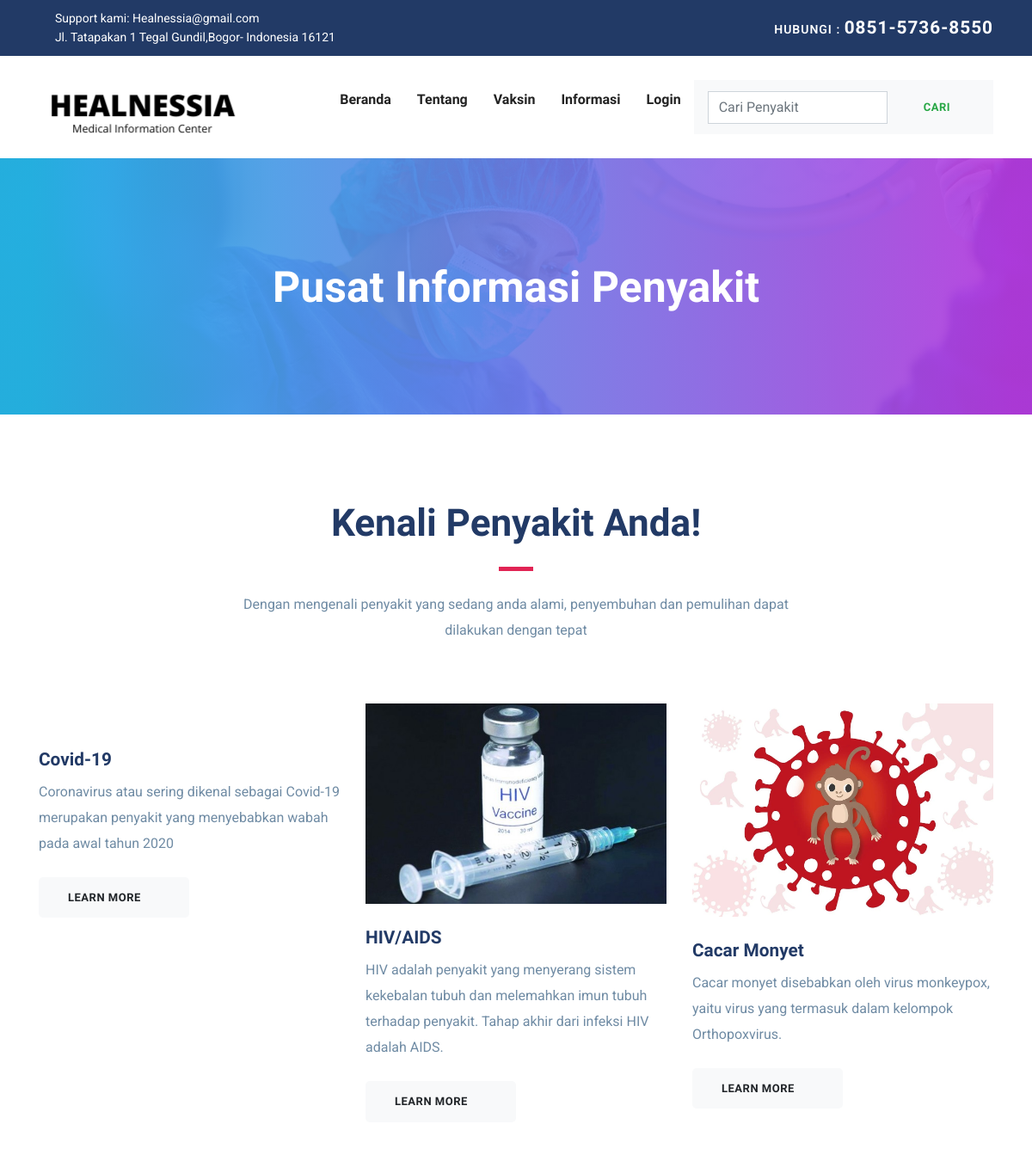
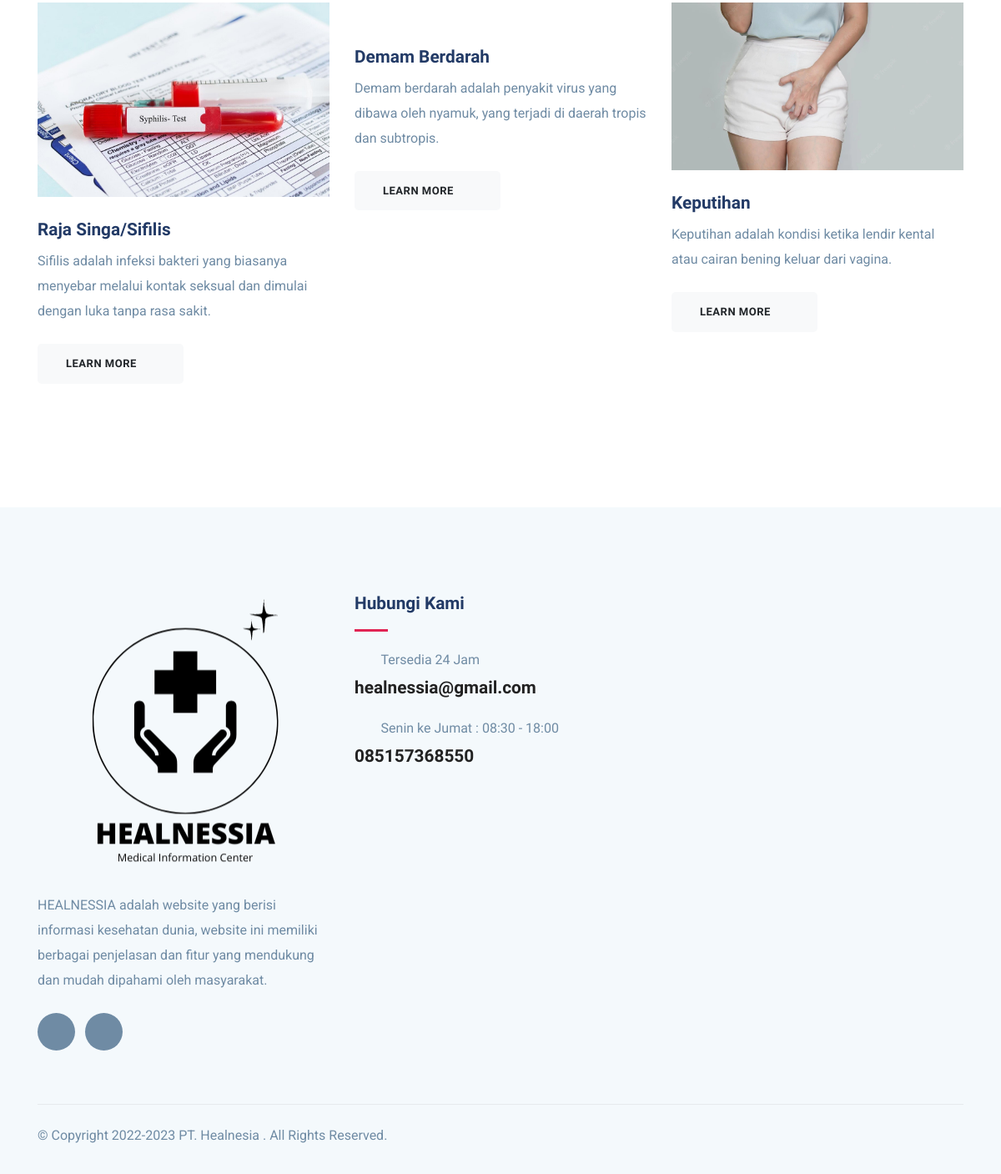
Page /cariPenyakit.php on the committed database (2 pictures, top to bottom).
### tables this page shows
CREATE TABLE `tbl_informasi` (
  `id_informasi` int(11) NOT NULL,
  `deskTreatment` varchar(800) NOT NULL,
  `namaPenyakit` varchar(100) NOT NULL,
  `deskPenyakit` varchar(2000) NOT NULL,
  `infoPenyakit` varchar(500) NOT NULL,
  `pathGambar` varchar(200) NOT NULL
);

### cariPenyakit.php (the view, shortened to what this page needs)
<?php include 'connect.php'; ?>
<!DOCTYPE html>
<html lang="zxx">
<head>
	<link rel="stylesheet" href="plugins/bootstrap/css/bootstrap.min.css">
	<link rel="stylesheet" href="plugins/icofont/icofont.min.css">
	<link rel="stylesheet" href="plugins/slick-carousel/slick/slick.css">
	<link rel="stylesheet" href="plugins/slick-carousel/slick/slick-theme.css">
	<link rel="stylesheet" href="css/style.css">
</head>
<body id="top">
	<header>
		<div class="header-top-bar">
			<div class="container">
				<div class="row align-items-center">
					<div class="col-lg-6">
						<ul class="top-bar-info list-inline-item pl-0 mb-0">
							<li class="list-inline-item"><a href="mailto:support@gmail.com"><i class="icofont-support-faq mr-2"></i>Support kami: Healnessia@gmail.com</a></li>
							<li class="list-inline-item"><i class="icofont-location-pin mr-2"></i>Jl. Tatapakan 1 Tegal Gundil,Bogor- Indonesia 16121 </li>
						</ul>
					</div>
					<div class="col-lg-6">
						<div class="text-lg-right top-right-bar mt-2 mt-lg-0">
							<a href="tel:+23-345-67890">
								<span>HUBUNGI : </span>
								<span class="h4">0851-5736-8550</span>
							</a>
						</div>
					</div>
				</div>
			</div>
		</div>
		<nav class="navbar navbar-expand-lg navigation" id="navbar">
			<div class="container">
				<a class="navbar-brand" href="index.php">
					<img src="images/Logo1.png" alt="" class="img-fluid">
				</a>
				<div class="collapse navbar-collapse" id="navbarmain">
					<ul class="navbar-nav ml-auto">
					<li class="nav-item active">
							<a class="nav-link" href="index.php">Beranda</a>
						</li>
						<li class="nav-item"><a class="nav-link" href="about.php">Tentang</a></li>
						<li class="nav-item"><a class="nav-link" href="vaksin.php">Vaksin</a></li>
						<li class="nav-item"><a class="nav-link" href="informasinew.php">Informasi</a></li>
						<?php if (empty($_SESSION['Role'])) { ?>
							<li class="nav-item"><a class="nav-link" href="login.php">Login</a></li>
						<?php } else { ?>
							<li class="nav-item"><a class="nav-link" href="logout.php">Logout</a></li>
							<li class="nav-item"><a class="nav-link" href="profil.php">Profil </a></li>
						<?php } ?>
						<nav class="navbar navbar-light bg-light">
							<form class="form-inline" action="cariPenyakit.php" method="GET">
								<input class="form-control mr-sm-2" name="searching" type="search" placeholder="Cari Penyakit" aria-label="Search">
								<button class="btn btn-outline-success my-2 my-sm-0" type="submit">Cari</button>
							</form>
						</nav>
					</ul>
				</div>
			</div>
		</nav>
	</header>
	<section class="page-title bg-1">
		<div class="container">
			<div class="row">
				<div class="col-md-12">
					<div class="block text-center">
						<h1 class="text-capitalize mb-5 text-lg">Pusat Informasi Penyakit</h1>
					</div>
				</div>
			</div>
		</div>
	</section>
	<section class="section service-2">
		<div class="container">
			<div class="row justify-content-center">
				<div class="col-lg-7 text-center">
					<div class="section-title">
						<h2>Kenali Penyakit Anda!</h2>
						<div class="divider mx-auto my-4"></div>
						<p>Dengan mengenali penyakit yang sedang anda alami, penyembuhan dan pemulihan dapat dilakukan dengan tepat
					</div>
				</div>
			</div>
            <div class="row">
            <?php
                $pencarian = $_GET['searching'];
                $sql = 'SELECT * FROM tbl_informasi WHERE namaPenyakit LIKE "%'.$pencarian.'%" OR deskPenyakit LIKE "%'.$pencarian.'%"';
                $query = mysqli_query($conn, $sql);
                while ($row = mysqli_fetch_object($query)) {
                    echo '
                    <div class="col-lg-4 col-md-6 ">
                    <div class="department-block mb-5">
                    <img src="'.$row->pathGambar.'" alt="" class="img-fluid w-100">
                    <div class="content">
                    <h4 class="mt-4 mb-2 title-color">'.$row->namaPenyakit.'</h4>
                     <p class="mb-4">'.$row->infoPenyakit.'</p>
                     <form action="penyakit.php" method="POST">
                     <input type="hidden" name="penyakit" value="'.$row->id_informasi.'" />
                     <button type=submit class="btn btn-light">Learn More <i class="icofont-simple-right ml-2"></i></button>
                     </form>
                    </div>
                    </div>
                    </div>';
                }
            ?>
            </div>
				</div>
	</section>
	<footer class="footer section gray-bg">
		<div class="container">
			<div class="row">
				<div class="col-lg-4 mr-auto col-sm-6">
					<div class="widget mb-5 mb-lg-0">
						<div class="logo mb-4">
							<img src="images/Logo.png" alt="" class="img-fluid">
						</div>
						<p>HEALNESSIA adalah website yang berisi informasi kesehatan dunia, website ini memiliki berbagai penjelasan dan fitur yang mendukung dan mudah dipahami oleh masyarakat.</p>
						<ul class="list-inline footer-socials mt-4">
							<li class="list-inline-item"><a href="https://www.facebook.com/profile.php?id=100086572140141"><i class="icofont-facebook"></i></a></li>
							<li class="list-inline-item"><a href="https://instagram.com/healnessia?igshid=YmMyMTA2M2Y="><i class="icofont-instagram"></i></a></li>
						</ul>
					</div>
				</div>
				<div class="col-lg-8 col-md-6 col-sm-6">
					<div class="widget widget-contact mb-5 mb-lg-0">
						<h4 class="text-capitalize mb-3">Hubungi Kami</h4>
						<div class="divider mb-4"></div>
						<div class="footer-contact-block mb-4">
							<div class="icon d-flex align-items-center">
								<i class="icofont-email mr-3"></i>
								<span class="h6 mb-0">Tersedia 24 Jam</span>
							</div>
							<h4 class="mt-2"><a href="tel:+23-345-67890">healnessia@gmail.com</a></h4>
						</div>
						<div class="footer-contact-block">
							<div class="icon d-flex align-items-center">
								<i class="icofont-support mr-3"></i>
								<span class="h6 mb-0">Senin ke Jumat : 08:30 - 18:00</span>
							</div>
							<h4 class="mt-2"><a href="tel:+23-345-67890">085157368550</a></h4>
						</div>
					</div>
				</div>
			</div>
			<div class="footer-btm py-4 mt-5">
				<div class="row align-items-center justify-content-between">
					<div class="col-lg-6">
						<div class="copyright">
							&copy; Copyright 2022-2023 PT. Healnesia . All Rights Reserved.</div>
					</div>
				</div>
			</div>
		</div>
	</footer>
</body>
</html>

### css/style.css (style rules this page uses)
html { overflow-x: hidden; }
body { line-height: 1.6; font-family: "Roboto", sans-serif; -webkit-font-smoothing: antialiased; font-size: 16px; color: #6F8BA4; font-weight: 400; }
h1, .h1, h2, .h2, h3, .h3, h4, .h4, h5, .h5, h6, .h6 { font-family: "Exo", sans-serif; font-weight: 700; color: #222; }
h1, .h1 { font-size: 2.5rem; }
h2, .h2 { font-size: 44px; }
h4, .h4 { font-size: 1.3rem; line-height: 30px; }
h6, .h6 { font-size: 1rem; }
p { line-height: 30px; }
.form-control { box-shadow: none; border-radius: 0; }
.btn { display: inline-block; font-size: 14px; font-size: 0.8125rem; font-weight: 700; letter-spacing: .5px; padding: .75rem 2rem; font-family: "Exo", sans-serif; text-transform: uppercase; border-radius: 5px; border: 2px solid transparent; transition: all .35s ease; }
.section { padding: 100px 0; }
.text-lg { font-size: 3.75rem; }
a { color: #222; text-decoration: none; transition: all .35s ease; }
.page-title { padding: 120px 0px 70px 0px; position: relative; }
.page-title .block h1 { color: #fff; }
.title-color { color: #223a66; }
.section-title { margin-bottom: 70px; }
.section-title h2 { color: #223a66; }
.text-lg { font-size: 50px; }
.gray-bg { background: #f4f9fc; }
#navbarmain { padding: 20px 0px; }
#navbarmain .nav-link { font-weight: 600; padding: 10px 15px; color: #222; font-family: "Exo", sans-serif; text-transform: capitalize; font-size: 16px; transition: all .25s ease; }
.navbar-brand { margin-top: 10px; }
.header-top-bar { background: #223a66; font-size: 14px; padding: 10px 0px; box-shadow: 0 1px 2px rgba(0, 0, 0, 0.05); color: #fff; }
.top-bar-info li a { color: #fff; margin-right: 20px; }
.top-right-bar a span { color: #fff; font-weight: 600; letter-spacing: 1px; }
.bg-1 { background: url("../images/bg/22.jpg") no-repeat 50% 50%; background-size: cover; position: relative; }
.divider { width: 40px; height: 5px; background: #e12454; }
.footer { padding-bottom: 10px; }
.logo { font-weight: 600; letter-spacing: 1px; }
.widget .divider { height: 3px; }
.widget h4 { color: #223a66; }
.footer-contact-block span { font-weight: 400; color: #6F8BA4; }
.footer-contact-block i { font-size: 20px; }
.footer-btm { border-top: 1px solid rgba(0, 0, 0, 0.06); }
.footer-socials li a { width: 45px; height: 45px; background: #6F8BA4; color: #fff; display: inline-block; text-align: center; border-radius: 100%; padding-top: 12px; }

### rows in the picture
tbl_informasi: namaPenyakit "Covid-19", infoPenyakit "Coronavirus atau sering dikenal sebagai Covid-19 merupakan penyakit yang menyebabkan wabah pada awal tahun 2020"
tbl_informasi: pathGambar (picture), namaPenyakit "HIV/AIDS", infoPenyakit "HIV adalah penyakit yang menyerang sistem kekebalan tubuh dan melemahkan imun tubuh terhadap penyakit. Tahap akhir dari infeksi HIV adalah AIDS."
tbl_informasi: pathGambar (picture), namaPenyakit "Cacar Monyet", infoPenyakit "Cacar monyet disebabkan oleh virus monkeypox, yaitu virus yang termasuk dalam kelompok Orthopoxvirus."
tbl_informasi: pathGambar (picture), namaPenyakit "Raja Singa/Sifilis", infoPenyakit "Sifilis adalah infeksi bakteri yang biasanya menyebar melalui kontak seksual dan dimulai dengan luka tanpa rasa sakit."
tbl_informasi: namaPenyakit "Demam Berdarah", infoPenyakit "Demam berdarah adalah penyakit virus yang dibawa oleh nyamuk, yang terjadi di daerah tropis dan subtropis."
tbl_informasi: pathGambar (picture), namaPenyakit "Keputihan", infoPenyakit "Keputihan adalah kondisi ketika lendir kental atau cairan bening keluar dari vagina."
